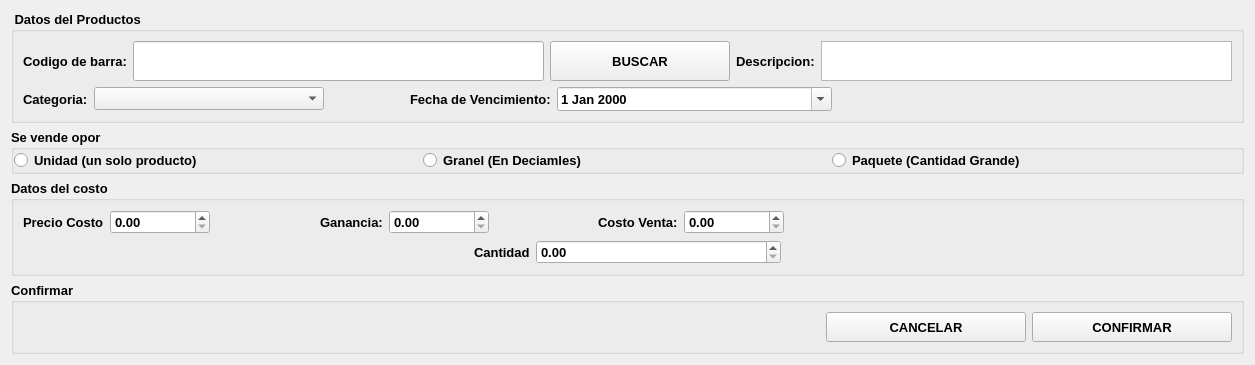
      <widget class="QWidget" name="page_4">
       <layout class="QVBoxLayout" name="verticalLayout_11">
        <item>
         <widget class="QGroupBox" name="groupBox_8">
          <property name="maximumSize">
           <size>
            <width>16777215</width>
            <height>200</height>
           </size>
          </property>
          <property name="font">
           <font>
            <pointsize>10</pointsize>
            <weight>75</weight>
            <bold>true</bold>
           </font>
          </property>
          <property name="title">
           <string> Datos del Productos</string>
          </property>
          <layout class="QVBoxLayout" name="verticalLayout_10">
           <item>
            <layout class="QHBoxLayout" name="horizontalLayout_18">
             <item>
              <widget class="QLabel" name="label_8">
               <property name="text">
                <string>Codigo de barra:</string>
               </property>
              </widget>
             </item>
             <item>
              <widget class="QLineEdit" name="lineEdit_4">
               <property name="minimumSize">
                <size>
                 <width>60</width>
                 <height>0</height>
                </size>
               </property>
               <property name="maximumSize">
                <size>
                 <width>16777215</width>
                 <height>40</height>
                </size>
               </property>
              </widget>
             </item>
             <item>
              <widget class="QPushButton" name="pushButton_30">
               <property name="minimumSize">
                <size>
                 <width>180</width>
                 <height>40</height>
                </size>
               </property>
               <property name="text">
                <string>BUSCAR</string>
               </property>
              </widget>
             </item>
             <item>
              <widget class="QLabel" name="label_9">
               <property name="text">
                <string>Descripcion:</string>
               </property>
              </widget>
             </item>
             <item>
              <widget class="QPlainTextEdit" name="plainTextEdit_4">
               <property name="maximumSize">
                <size>
                 <width>16777215</width>
                 <height>40</height>
                </size>
               </property>
              </widget>
             </item>
            </layout>
           </item>
           <item>
            <layout class="QHBoxLayout" name="horizontalLayout_19">
             <item>
              <widget class="QLabel" name="label_45">
               <property name="text">
                <string>Categoria:</string>
               </property>
              </widget>
             </item>
             <item>
              <widget class="QComboBox" name="comboBox_4">
               <property name="minimumSize">
                <size>
                 <width>230</width>
                 <height>0</height>
                </size>
               </property>
              </widget>
             </item>
             <item>
              <spacer name="horizontalSpacer_42">
               <property name="orientation">
                <enum>Qt::Horizontal</enum>
               </property>
               <property name="sizeHint" stdset="0">
                <size>
                 <width>10</width>
                 <height>10</height>
                </size>
               </property>
              </spacer>
             </item>
             <item>
              <widget class="QLabel" name="label_46">
               <property name="text">
                <string>Fecha de Vencimiento:</string>
               </property>
              </widget>
             </item>
             <item>
              <widget class="QDateEdit" name="dateEdit_5">
               <property name="minimumSize">
                <size>
                 <width>275</width>
                 <height>0</height>
                </size>
               </property>
               <property name="calendarPopup">
                <bool>true</bool>
               </property>
              </widget>
             </item>
             <item>
              <spacer name="horizontalSpacer_43">
               <property name="orientation">
                <enum>Qt::Horizontal</enum>
               </property>
               <property name="sizeHint" stdset="0">
                <size>
                 <width>400</width>
                 <height>20</height>
                </size>
               </property>
              </spacer>
             </item>
            </layout>
           </item>
          </layout>
         </widget>
        </item>
        <item>
         <widget class="QGroupBox" name="groupBox_7">
          <property name="minimumSize">
           <size>
            <width>200</width>
            <height>30</height>
           </size>
          </property>
          <property name="maximumSize">
           <size>
            <width>16777215</width>
            <height>80</height>
           </size>
          </property>
          <property name="font">
           <font>
            <pointsize>10</pointsize>
            <weight>75</weight>
            <bold>true</bold>
           </font>
          </property>
          <property name="title">
           <string>Se vende opor</string>
          </property>
          <layout class="QHBoxLayout" name="horizontalLayout_17">
           <property name="spacing">
            <number>0</number>
           </property>
           <property name="leftMargin">
            <number>0</number>
           </property>
           <property name="topMargin">
            <number>0</number>
           </property>
           <property name="rightMargin">
            <number>0</number>
           </property>
           <property name="bottomMargin">
            <number>0</number>
           </property>
           <item>
            <widget class="QRadioButton" name="radioButton_7">
             <property name="text">
              <string>Unidad (un solo producto)</string>
             </property>
            </widget>
           </item>
           <item>
            <widget class="QRadioButton" name="radioButton_8">
             <property name="text">
              <string>Granel (En Deciamles)</string>
             </property>
            </widget>
           </item>
           <item>
            <widget class="QRadioButton" name="radioButton_9">
             <property name="text">
              <string>Paquete (Cantidad Grande)</string>
             </property>
            </widget>
           </item>
          </layout>
         </widget>
        </item>
        <item>
         <widget class="QGroupBox" name="groupBox_16">
          <property name="font">
           <font>
            <pointsize>10</pointsize>
            <weight>75</weight>
            <bold>true</bold>
           </font>
          </property>
          <property name="title">
           <string>Datos del costo</string>
          </property>
          <layout class="QVBoxLayout" name="verticalLayout_14">
           <item>
            <layout class="QHBoxLayout" name="horizontalLayout_40">
             <item>
              <layout class="QHBoxLayout" name="horizontalLayout_41">
               <item>
                <widget class="QLabel" name="label_41">
                 <property name="text">
                  <string>Precio Costo</string>
                 </property>
                </widget>
               </item>
               <item>
                <widget class="QDoubleSpinBox" name="doubleSpinBox_13">
                 <property name="minimumSize">
                  <size>
                   <width>100</width>
                   <height>0</height>
                  </size>
                 </property>
                 <property name="maximum">
                  <double>99999999999.990005493164063</double>
                 </property>
                </widget>
               </item>
              </layout>
             </item>
             <item>
              <spacer name="horizontalSpacer_37">
               <property name="orientation">
                <enum>Qt::Horizontal</enum>
               </property>
               <property name="sizeHint" stdset="0">
                <size>
                 <width>20</width>
                 <height>20</height>
                </size>
               </property>
              </spacer>
             </item>
             <item>
              <layout class="QHBoxLayout" name="horizontalLayout_42">
               <item>
                <widget class="QLabel" name="label_42">
                 <property name="text">
                  <string>Ganancia:</string>
                 </property>
                </widget>
               </item>
               <item>
                <widget class="QDoubleSpinBox" name="doubleSpinBox_14">
                 <property name="minimumSize">
                  <size>
                   <width>100</width>
                   <height>0</height>
                  </size>
                 </property>
                 <property name="maximum">
                  <double>99999999999.990005493164063</double>
                 </property>
                </widget>
               </item>
              </layout>
             </item>
             <item>
              <spacer name="horizontalSpacer_38">
               <property name="orientation">
                <enum>Qt::Horizontal</enum>
               </property>
               <property name="sizeHint" stdset="0">
                <size>
                 <width>20</width>
                 <height>20</height>
                </size>
               </property>
              </spacer>
             </item>
             <item>
              <layout class="QHBoxLayout" name="horizontalLayout_43">
               <item>
                <widget class="QLabel" name="label_43">
                 <property name="text">
                  <string>Costo Venta:</string>
                 </property>
                </widget>
               </item>
               <item>
                <widget class="QDoubleSpinBox" name="doubleSpinBox_15">
                 <property name="minimumSize">
                  <size>
                   <width>100</width>
                   <height>0</height>
                  </size>
                 </property>
                 <property name="maximum">
                  <double>99999999999.990005493164063</double>
                 </property>
                </widget>
               </item>
              </layout>
             </item>
             <item>
              <spacer name="horizontalSpacer_39">
               <property name="orientation">
                <enum>Qt::Horizontal</enum>
               </property>
               <property name="sizeHint" stdset="0">
                <size>
                 <width>448</width>
                 <height>20</height>
                </size>
               </property>
              </spacer>
             </item>
            </layout>
           </item>
           <item>
            <layout class="QHBoxLayout" name="horizontalLayout_44">
             <item>
              <spacer name="horizontalSpacer_40">
               <property name="orientation">
                <enum>Qt::Horizontal</enum>
               </property>
               <property name="sizeHint" stdset="0">
                <size>
                 <width>148</width>
                 <height>20</height>
                </size>
               </property>
              </spacer>
             </item>
             <item>
              <widget class="QLabel" name="label_44">
               <property name="text">
                <string>Cantidad</string>
               </property>
              </widget>
             </item>
             <item>
              <widget class="QDoubleSpinBox" name="doubleSpinBox_16">
               <property name="minimumSize">
                <size>
                 <width>245</width>
                 <height>0</height>
                </size>
               </property>
               <property name="maximum">
                <double>99999999999.990005493164063</double>
               </property>
              </widget>
             </item>
             <item>
              <spacer name="horizontalSpacer_41">
               <property name="orientation">
                <enum>Qt::Horizontal</enum>
               </property>
               <property name="sizeHint" stdset="0">
                <size>
                 <width>128</width>
                 <height>20</height>
                </size>
               </property>
              </spacer>
             </item>
            </layout>
           </item>
          </layout>
         </widget>
        </item>
        <item>
         <widget class="QGroupBox" name="groupBox_9">
          <property name="font">
           <font>
            <pointsize>10</pointsize>
            <weight>75</weight>
            <bold>true</bold>
           </font>
          </property>
          <property name="title">
           <string>Confirmar</string>
          </property>
          <layout class="QHBoxLayout" name="horizontalLayout_20">
           <item>
            <spacer name="horizontalSpacer_5">
             <property name="orientation">
              <enum>Qt::Horizontal</enum>
             </property>
             <property name="sizeHint" stdset="0">
              <size>
               <width>803</width>
               <height>20</height>
              </size>
             </property>
            </spacer>
           </item>
           <item>
            <widget class="QPushButton" name="pushButton_23">
             <property name="minimumSize">
              <size>
               <width>200</width>
               <height>30</height>
              </size>
             </property>
             <property name="text">
              <string>CANCELAR</string>
             </property>
            </widget>
           </item>
           <item>
            <widget class="QPushButton" name="pushButton_24">
             <property name="minimumSize">
              <size>
               <width>200</width>
               <height>30</height>
              </size>
             </property>
             <property name="text">
              <string>CONFIRMAR</string>
             </property>
            </widget>
           </item>
          </layout>
         </widget>
        </item>
       </layout>
      </widget>
